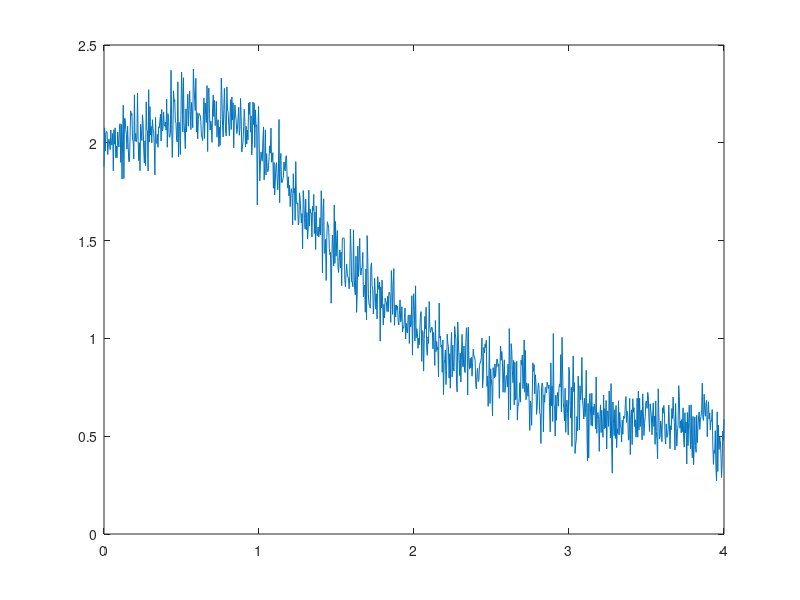

The MATLAB source for this figure: (Note: this script raises an error after producing the figure.)
% Antag, en funktion f(x) med två parametrar a och b:
%
%               x^b + 1
% f(x) =  a * -----------
%             x^(b+1) + 1
%
% I matlab kan den skrivas enligt:

g = @(p, x) (x.^p + 1);
f = @(a, b, x) (a*g(b, x)./g(b+1, x));

% Antag att f(t) är en observabel med mätosäkerhet
% vi kan simulera detta med normalfördelat brus:
N = 1000; t = linspace(0, 4, N);
alpha = 2.0; beta = 3.0;
rng('default'); % ger reproducerbara stokastiska värden
y = f(alpha, beta, t) + random('Normal', 0, 0.1, 1, N);

% För att läsa riktiga data från fil, använd ``load``:
%    y = load("XdegC_Ymolal_3.txt")

% Låt oss plotta mätdata:
plot(t, y);

% Låt se om kurvanpassning kan ge alpha och beta från
% våra brusiga data i y. Syntax för fit(...):
% http://se.mathworks.com/help/curvefit/fit.html
% Vi behöver anropa fittype med vår funktion, och sedan
% använda det objektet i anrop på fit:
ftyp = fittype(f);

% fit vill ha kolumnvektorer, så vi transponerar t och y
% [1, 1] är gissning för a och b, vilken kan behöva uppdateras
[fitobj, gof, nfo] = fit(t', y', ftyp, 'StartPoint', [1, 1]);
fitobj

% Standard avvikelsen för resp. parameter fås genom:
standard_deviation = diff(confint(fitobj, 0.6827))/2
% 0.6827 är konfidensintervallet för 1 sigma (68–95–99.7 rule)

% Root-mean-square-error (användbar för kvalitetsjämförelse)
root_mean_square_error = gof.rmse

% visualisering av "goodness of fit"
hold on;
handle = plot(t, f(fitobj.a, fitobj.b, t));
legend('Data', 'Passning');
saveas(handle, 'passning.png', 'png'); % sparar vår plot
